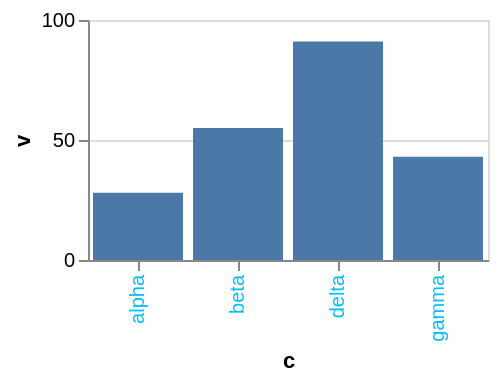

Vega-Lite specification stored for this chart:
### Vega-Lite specification from a JSON file in a GitHub repository (floating-point values rounded to 4 significant figures)
{"$schema": "https://vega.github.io/schema/vega-lite/v6.json", "width": 200, "height": 120, "data": {"values": [{"c": "alpha", "v": 28, "w": 3, "t": "2024-01-07"}, {"c": "beta", "v": 55, "w": 7, "t": "2024-03-19"}, {"c": "gamma", "v": 43, "w": 5, "t": "2024-06-02"}, {"c": "delta", "v": 91, "w": 9, "t": "2024-09-11"}]}, "mark": "bar", "encoding": {"x": {"field": "c", "type": "nominal"}, "y": {"field": "v", "type": "quantitative"}}, "config": {"axisBand": {"labelColor": "deepskyblue"}}}
